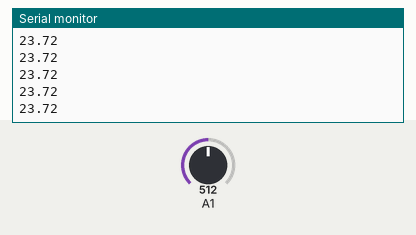
A sketch run on a simulated Arduino Uno, built with avr-gcc and run on an emulated ATmega328P. Parts: the last lines printed to the serial monitor. The inputs (shaded band) are chosen by the test bench; at power-on: A1 = 512.

Above: at 1.2 s.
1.3 s: A1 set to 0
At 2.1 s:
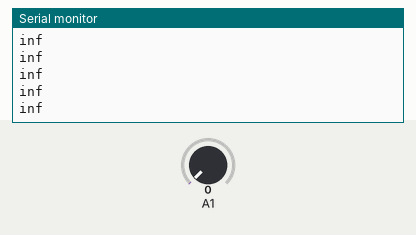
3.2 s: A1 set to 122
At 3.9 s:
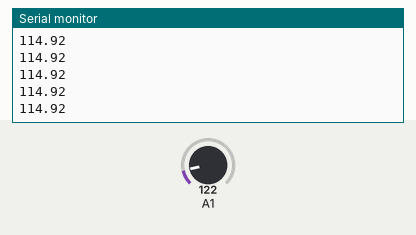
Timing chart, 0 to 6.2 s (numbered marks = the images above; inputs shaded):
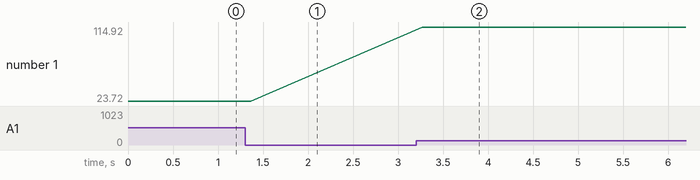

The sketch:

sharptest.ino
```cpp
void setup() {
  // put your setup code here, to run once:
  Serial.begin(9600);

}

void loop() {
  // put your main code here, to run repeatedly:
int sensorValue=analogRead(1);
  float volts = sensorValue*0.0048828125;     //convert to volts
  float range = 65*pow(volts, -1.10);     // approximate exp data graph function
Serial.println(range);
// delay(550);

}
```

Measured:
- after the input at 1.3 s, the serial monitor: prints a new line after 0.07 s (image 1)
- after the input at 3.2 s, the serial monitor: prints a new line after 0.07 s (image 2)
- plotted number 1: 23.72 → 114 after the input at 3.2 s
